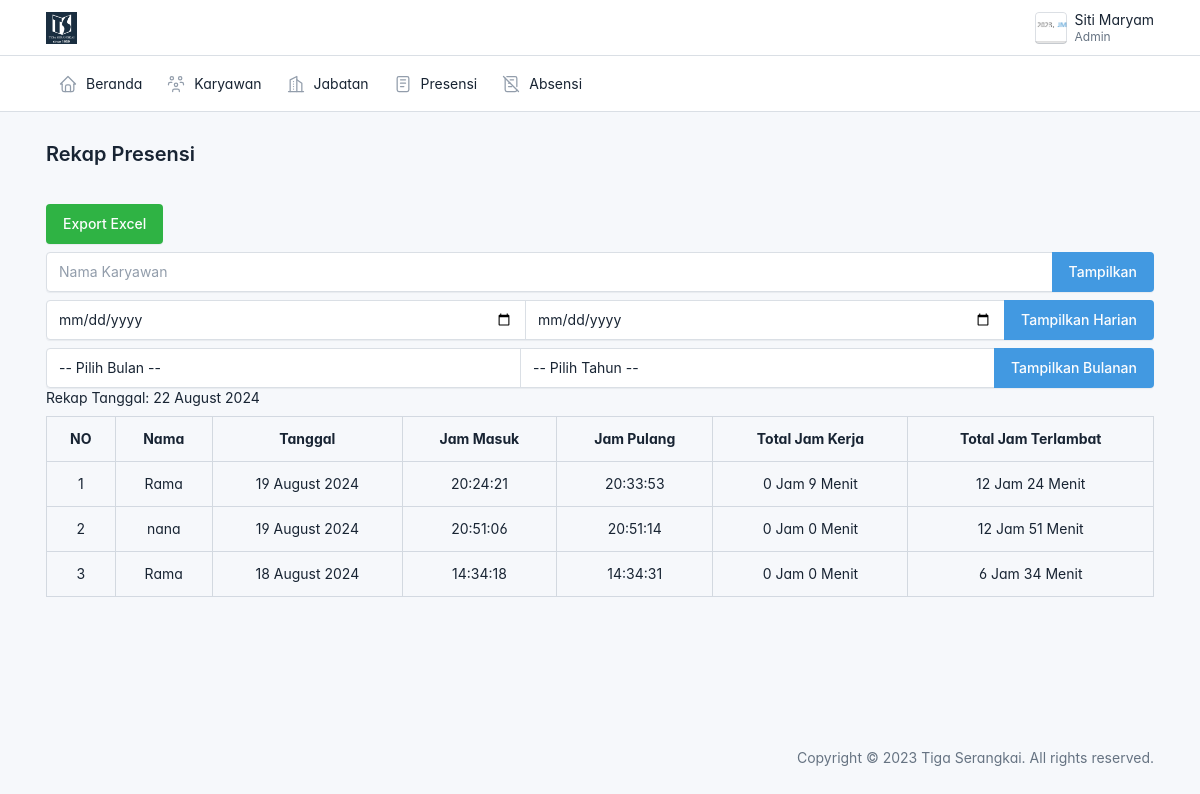
Page /admin/presensi/rekap.php (signed in) on the committed database.
### tables this page shows
CREATE TABLE `karyawan` (
  `id` int(11) NOT NULL,
  `nik` varchar(15) NOT NULL,
  `nama` varchar(50) NOT NULL,
  `jenis_kelamin` varchar(10) NOT NULL,
  `alamat` varchar(255) NOT NULL,
  `no_hp` varchar(15) NOT NULL,
  `jabatan` varchar(50) NOT NULL,
  `foto` varchar(255) NOT NULL
);

CREATE TABLE `presensi` (
  `id` int(11) NOT NULL,
  `id_karyawan` int(11) NOT NULL,
  `tanggal_masuk` date NOT NULL,
  `jam_masuk` time NOT NULL,
  `foto_masuk` varchar(255) NOT NULL,
  `tanggal_pulang` date NOT NULL,
  `jam_pulang` time NOT NULL,
  `foto_pulang` varchar(255) NOT NULL,
  `lokasi_masuk` text NOT NULL,
  `lokasi_pulang` text NOT NULL
);

### config.php (called while the page is built, shortened)
<?php
function base_url($url = null)
{
    $base_url = 'http://localhost/e-presensi';
    if ($url != null) {
        return $base_url . '/'. $url;
    } else {
        return $base_url;
    }
}
?>

### admin/presensi/rekap.php (the view, shortened to what this page needs)
<?php
$judul = "Rekap Presensi";
include('../layouts/header.php');
require_once('../../config.php');
$error_message = "";
$karyawan = isset($_GET['karyawan']) ? $_GET['karyawan'] : '';
if(empty($_GET['dari_tanggal']) && empty($_GET['bulan']) && empty($_GET['tahun'])) {
    $result = mysqli_query($connection,
    "SELECT presensi.*, karyawan.nama
    FROM presensi
    JOIN karyawan
    ON presensi.id_karyawan = karyawan.id
    WHERE karyawan.nama LIKE '%$karyawan%'
    ORDER BY tanggal_masuk DESC");
    $display_date = "Rekap Tanggal: " . date('d F Y');
} elseif (!empty($_GET['bulan']) && empty($_GET['tahun'])) {
    $error_message = "Tahun harus dipilih jika Anda memilih bulan.";
    $result = null;
} elseif (!empty($_GET['dari_tanggal']) && empty($_GET['sampai_tanggal'])) {
    $error_message = "Sampai tanggal presensi harus dipilih.";
    $result = null;
}
?>
<div class="page-body">
    <div class="container-xl">
    <form method="GET" action="export_excel.php">
        <button type="submit" name="export" value="excel" class="btn btn-success mt-2">Export Excel</button>
    </form>
        <div class="col-12 mt-2">
            <form method="GET">
                <div class="input-group">
                    <input type="text" name="karyawan" class="form-control" placeholder="Nama Karyawan" value="<?= $karyawan ?>">
                    <button type="submit" class="btn btn-info">Tampilkan</button>
                </div>
            </form>
        </div>
        <div class="col-12 mt-2">
            <form method="GET">
                <div class="input-group">
                    <input type="date" name="dari_tanggal" class="form-control">
                    <input type="date" name="sampai_tanggal" class="form-control">
                    <button type="submit" class="btn btn-info">Tampilkan Harian</button>
                </div>
            </form>
        </div>
        <div class="col-12 mt-2">
            <form method="GET">
                <div class="input-group">
                    <select name="bulan" class="form-control">
                        <option value="">-- Pilih Bulan --</option>
                    </select>
                    <select name="tahun" class="form-control">
                        <option value="">-- Pilih Tahun --</option>
                    </select>
                    <button type="submit" class="btn btn-info">Tampilkan Bulanan</button>
                </div>
            </form>
        </div>
    <?php if ($error_message): ?>
        <div class="alert alert-danger mt-2"><?= $error_message ?></div>
    <?php else: ?>
        <span><?= $display_date ?></span>
    <?php endif; ?>
    <table class="table table-bordered mt-2 text-center">
        <tr>
            <th>NO</th>
            <th>Nama</th>
            <th>Tanggal</th>
            <th>Jam Masuk</th>
            <th>Jam Pulang</th>
            <th>Total Jam Kerja</th>
            <th>Total Jam Terlambat</th>
        </tr>
        <?php if($result && mysqli_num_rows($result) === 0) { ?>
            <tr>
                <td colspan="7">Tidak ada data</td>
            </tr>
        <?php } elseif ($result) { ?>
            <?php
            $no = 1;
            $batas_waktu_terlambat = "08:00:00";
            while($rekap = mysqli_fetch_array($result)) :
                $jam_tgl_msk = date('Y-m-d H:i:s', strtotime($rekap['tanggal_masuk']. ' ' . $rekap['jam_masuk']));
                $jam_tgl_plg = date('Y-m-d H:i:s', strtotime($rekap['tanggal_pulang']. ' ' . $rekap['jam_pulang']));
                $timestamp_msk = strtotime($jam_tgl_msk);
                $timestamp_plg = strtotime($jam_tgl_plg);
                $selisih = $timestamp_plg - $timestamp_msk;
                $jam_kerja = floor($selisih / 3600);
                $selisih -= $jam_kerja * 3600;
                $selisih_menit = floor($selisih / 60);
                $timestamp_batas_terlambat = strtotime($rekap['tanggal_masuk'] . ' ' . $batas_waktu_terlambat);
                $jam_terlambat = 0;
                $menit_terlambat = 0;
                if ($timestamp_msk > $timestamp_batas_terlambat) {
                    $selisih_terlambat = $timestamp_msk - $timestamp_batas_terlambat;
                    $jam_terlambat = floor($selisih_terlambat / 3600);
                    $selisih_terlambat -= $jam_terlambat * 3600;
                    $menit_terlambat = floor($selisih_terlambat / 60);
                }
            ?>
            <tr>
                <td><?= $no++ ?></td>
                <td><?= $rekap['nama'] ?></td>
                <td><?= date('d F Y', strtotime($rekap['tanggal_masuk'])) ?></td>
                <td class="text-center"><?= $rekap['jam_masuk'] ?></td>
                <td class="text-center"><?= $rekap['jam_pulang'] ?></td>
                <td class="text-center">
                    <?php if ($rekap['tanggal_pulang'] == '0000-00-00') : ?>
                        <span>0 Jam 0 Menit</span>
                    <?php else : ?>
                        <?= $jam_kerja . ' Jam ' . $selisih_menit . ' Menit' ?>
                    <?php endif; ?>
                </td>
                <td class="text-center">
                    <?= $jam_terlambat . ' Jam ' . $menit_terlambat . ' Menit' ?>
                </td>
            </tr>
            <?php endwhile; ?>
        <?php } ?>
    </table>
</div>
</div>
<?php include('../layouts/footer.php')?>

### admin/layouts/header.php (shortened to what this page needs)
<?php
global $judul;
require_once('../../config.php');
$connection = mysqli_connect($db_host, $db_user, $db_pass, $db_name);
$id = $_SESSION['id'];
$query = "SELECT nama, jabatan,foto FROM karyawan WHERE id = ?";
$stmt = mysqli_prepare($connection, $query);
mysqli_stmt_bind_param($stmt, 'i', $id);
mysqli_stmt_execute($stmt);
$result = mysqli_stmt_get_result($stmt);
if ($result && mysqli_num_rows($result) > 0) {
    $user = mysqli_fetch_assoc($result);
} else {
    $namaUser = "Nama tidak ditemukan";
    $jabatanUser = "Jabatan tidak ditemukan";
}
?>
<!doctype html>
<html lang="en">
  <head>
    <link href="<?= base_url('assets/css/tabler.min.css?1692870487') ?>" rel="stylesheet"/>
    <link href="<?= base_url('assets/css/tabler-vendors.min.css?1692870487') ?>" rel="stylesheet"/>
    <link href="<?= base_url('assets/css/demo.min.css?1692870487') ?>" rel="stylesheet"/>
  </head>
  <body >
    <div class="page">
      <header class="navbar navbar-expand-md d-print-none" >
        <div class="container-xl">
          <h1 class="navbar-brand navbar-brand-autodark d-none-navbar-horizontal pe-0 pe-md-3">
            <a href=".">
              <img src="<?= base_url('assets/img/logo.png')?>" width="110" height="32" alt="Tabler" class="navbar-brand-image">
            </a>
          </h1>
          <div class="navbar-nav flex-row order-md-last">
            <div class="nav-item dropdown">
              <a href="#" class="nav-link d-flex lh-1 text-reset p-0" data-bs-toggle="dropdown" aria-label="Open user menu">
                <span class="avatar avatar-sm" style="background-image: url('../../assets/img/foto_karyawan/<?= htmlspecialchars($user['foto']) ?>')"></span>
                <div class="d-none d-xl-block ps-2">
                <div><?= htmlspecialchars($user['nama']) ?></div>
                <div class="mt-1 small text-secondary"><?= htmlspecialchars($user['jabatan']) ?></div>
                </div>
              </a>
            </div>
          </div>
        </div>
      </header>
      <header class="navbar-expand-md">
        <div class="collapse navbar-collapse" id="navbar-menu">
          <div class="navbar">
            <div class="container-xl">
              <ul class="navbar-nav">
                <li class="nav-item">
                  <a class="nav-link" href="<?= base_url('admin/beranda/beranda.php') ?>" >
                    <span class="nav-link-icon d-md-none d-lg-inline-block">
                    </span>
                    <span class="nav-link-title">
                      Beranda
                    </span>
                  </a>
                </li>
                <li class="nav-item">
                  <a class="nav-link" href="<?= base_url('admin/karyawan/karyawan.php') ?>" >
                    <span class="nav-link-icon d-md-none d-lg-inline-block">
                    </span>
                    <span class="nav-link-title">
                      Karyawan
                    </span>
                  </a>
                </li>
                <li class="nav-item">
                  <a class="nav-link" href="<?= base_url('admin/jabatan/jabatan.php') ?>" >
                    <span class="nav-link-icon d-md-none d-lg-inline-block">
                    </span>
                    <span class="nav-link-title">
                      Jabatan
                    </span>
                  </a>
                </li>
                <li class="nav-item">
                  <a class="nav-link" href="<?= base_url('admin/presensi/rekap.php') ?>" >
                    <span class="nav-link-icon d-md-none d-lg-inline-block">
                    </span>
                    <span class="nav-link-title">
                      Presensi
                    </span>
                  </a>
                </li>
                <li class="nav-item">
                  <a class="nav-link" href="<?= base_url('admin/absensi/absensi.php') ?>" >
                    <span class="nav-link-icon d-md-none d-lg-inline-block">
                    </span>
                    <span class="nav-link-title">
                      Absensi
                    </span>
                  </a>
                </li>
              </ul>
            </div>
          </div>
        </div>
      </header>
      <div class="page-wrapper">
        <div class="page-header d-print-none">
          <div class="container-xl">
            <div class="row g-2 align-items-center">
              <div class="col">
                <h2 class="page-title">
                  <?= $judul ?>
                </h2>
              </div>
            </div>
          </div>
        </div>

### admin/layouts/header.php (style rules this page uses)
:root { --tblr-font-sans-serif: 'Inter Var', -apple-system, BlinkMacSystemFont, San Francisco, Segoe UI, Roboto, Helvetica Neue, sans-serif; }
body { font-feature-settings: "cv03", "cv04", "cv11"; }

### rows in the picture
karyawan: foto (picture), nama "Siti Maryam", jabatan "Admin"
presensi: id_karyawan.nama "Rama", tanggal_masuk "19 August 2024", jam_masuk "20:24:21", jam_pulang "20:33:53", jam_kerja "0", selisih_menit "9", jam_terlambat "12", menit_terlambat "24"
presensi: id_karyawan.nama "nana", tanggal_masuk "19 August 2024", jam_masuk "20:51:06", jam_pulang "20:51:14", jam_kerja "0", selisih_menit "0", jam_terlambat "12", menit_terlambat "51"
presensi: id_karyawan.nama "Rama", tanggal_masuk "18 August 2024", jam_masuk "14:34:18", jam_pulang "14:34:31", jam_kerja "0", selisih_menit "0", jam_terlambat "6", menit_terlambat "34"

### other values in the picture
$judul "Rekap Presensi"
$display_date "Rekap Tanggal: 22 August 2024"
